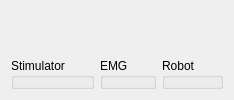
        <widget class="QWidget" name="tab1">
         <attribute name="title">
          <string>Connections</string>
         </attribute>
         <layout class="QVBoxLayout" name="verticalLayout_12">
          <item>
           <layout class="QVBoxLayout" name="verticalLayout_3" stretch="3,2">
            <item>
             <spacer name="verticalSpacer">
              <property name="orientation">
               <enum>Qt::Vertical</enum>
              </property>
              <property name="sizeHint" stdset="0">
               <size>
                <width>20</width>
                <height>40</height>
               </size>
              </property>
             </spacer>
            </item>
            <item>
             <layout class="QHBoxLayout" name="horizontalLayout_18">
              <item>
               <widget class="QGroupBox" name="groupBox_2">
                <property name="title">
                 <string>Stimulator</string>
                </property>
                <widget class="QWidget" name="verticalLayoutWidget_4">
                 <property name="geometry">
                  <rect>
                   <x>10</x>
                   <y>30</y>
                   <width>331</width>
                   <height>141</height>
                  </rect>
                 </property>
                 <layout class="QVBoxLayout" name="verticalLayout_8">
                  <item>
                   <layout class="QHBoxLayout" name="horizontalLayout_12" stretch="2,5">
                    <item>
                     <widget class="QLabel" name="label_20">
                      <property name="font">
                       <font>
                        <pointsize>9</pointsize>
                       </font>
                      </property>
                      <property name="text">
                       <string>Status:</string>
                      </property>
                     </widget>
                    </item>
                    <item>
                     <widget class="QLabel" name="stimStatusLabel">
                      <property name="font">
                       <font>
                        <pointsize>9</pointsize>
                       </font>
                      </property>
                      <property name="text">
                       <string/>
                      </property>
                     </widget>
                    </item>
                   </layout>
                  </item>
                  <item>
                   <layout class="QHBoxLayout" name="horizontalLayout_13" stretch="2,5">
                    <item>
                     <widget class="QLabel" name="label_25">
                      <property name="font">
                       <font>
                        <pointsize>9</pointsize>
                       </font>
                      </property>
                      <property name="text">
                       <string>Message:</string>
                      </property>
                     </widget>
                    </item>
                    <item>
                     <widget class="QLabel" name="stimMessageLabel">
                      <property name="font">
                       <font>
                        <pointsize>9</pointsize>
                       </font>
                      </property>
                      <property name="text">
                       <string/>
                      </property>
                     </widget>
                    </item>
                   </layout>
                  </item>
                  <item>
                   <spacer name="verticalSpacer_5">
                    <property name="orientation">
                     <enum>Qt::Vertical</enum>
                    </property>
                    <property name="sizeHint" stdset="0">
                     <size>
                      <width>20</width>
                      <height>40</height>
                     </size>
                    </property>
                   </spacer>
                  </item>
                  <item>
                   <layout class="QHBoxLayout" name="horizontalLayout_14" stretch="2,1">
                    <item>
                     <widget class="QPushButton" name="stimRecoverButton">
                      <property name="styleSheet">
                       <string notr="true">/* Basic style for QPushButton */
QPushButton {
    background-color: #4A90E2; /* Light blue background */
    color: white; /* White text */
    border: 2px solid #4A90E2; /* Light blue border */
    border-radius: 12px; /* Rounded corners */
    padding: 5px 20px; /* Vertical and horizontal padding */
    font-size: 13px; /* Font size */
    font-weight: bold; /* Bold text */
    text-align: center;
    outline: none; /* Remove the focus outline */

}

/* Hover effect for QPushButton */
QPushButton:hover {
    background-color: #357ABD; /* Darker blue on hover */
    border-color: #357ABD; /* Darker blue border on hover */

}

/* Pressed (active) effect for QPushButton */
QPushButton:pressed {
    background-color: #2C6BA3; /* Even darker blue when pressed */
    border-color: #1F4A7A; /* Darker blue border when pressed */

}

/* Focus effect (when button is focused) */
QPushButton:focus {
    outline: none; /* Remove the default focus outline */
}

/* Disabled button style */
QPushButton:disabled {
    background-color: #A2C8E3; /* Lighter blue background when disabled */
    color: #A6B9C9; /* Light grayish blue text */
    border: 2px solid #A2C8E3; /* Border same as background */

}
</string>
                      </property>
                      <property name="text">
                       <string>Try to reconnect</string>
                      </property>
                     </widget>
                    </item>
                    <item>
                     <spacer name="horizontalSpacer_4">
                      <property name="orientation">
                       <enum>Qt::Horizontal</enum>
                      </property>
                      <property name="sizeHint" stdset="0">
                       <size>
                        <width>40</width>
                        <height>20</height>
                       </size>
                      </property>
                     </spacer>
                    </item>
                   </layout>
                  </item>
                  <item>
                   <layout class="QHBoxLayout" name="horizontalLayout_15" stretch="2,5">
                    <item>
                     <widget class="QLabel" name="label_27">
                      <property name="font">
                       <font>
                        <pointsize>9</pointsize>
                       </font>
                      </property>
                      <property name="text">
                       <string>Last update:</string>
                      </property>
                     </widget>
                    </item>
                    <item>
                     <widget class="QLabel" name="stimLastUpdateLabel">
                      <property name="font">
                       <font>
                        <pointsize>9</pointsize>
                       </font>
                      </property>
                      <property name="text">
                       <string/>
                      </property>
                     </widget>
                    </item>
                   </layout>
                  </item>
                 </layout>
                </widget>
               </widget>
              </item>
              <item>
               <widget class="QGroupBox" name="groupBox_4">
                <property name="title">
                 <string>EMG</string>
                </property>
                <widget class="QWidget" name="verticalLayoutWidget_2">
                 <property name="geometry">
                  <rect>
                   <x>10</x>
                   <y>30</y>
                   <width>331</width>
                   <height>141</height>
                  </rect>
                 </property>
                 <layout class="QVBoxLayout" name="verticalLayout_6">
                  <item>
                   <layout class="QHBoxLayout" name="horizontalLayout_4" stretch="2,5">
                    <item>
                     <widget class="QLabel" name="label_13">
                      <property name="font">
                       <font>
                        <pointsize>9</pointsize>
                       </font>
                      </property>
                      <property name="text">
                       <string>Status:</string>
                      </property>
                     </widget>
                    </item>
                    <item>
                     <widget class="QLabel" name="emgStatusLabel">
                      <property name="font">
                       <font>
                        <pointsize>9</pointsize>
                       </font>
                      </property>
                      <property name="text">
                       <string/>
                      </property>
                     </widget>
                    </item>
                   </layout>
                  </item>
                  <item>
                   <layout class="QHBoxLayout" name="horizontalLayout_5" stretch="2,5">
                    <item>
                     <widget class="QLabel" name="label_16">
                      <property name="font">
                       <font>
                        <pointsize>9</pointsize>
                       </font>
                      </property>
                      <property name="text">
                       <string>Message:</string>
                      </property>
                     </widget>
                    </item>
                    <item>
                     <widget class="QLabel" name="emgMessageLabel">
                      <property name="font">
                       <font>
                        <pointsize>9</pointsize>
                       </font>
                      </property>
                      <property name="text">
                       <string/>
                      </property>
                     </widget>
                    </item>
                   </layout>
                  </item>
                  <item>
                   <spacer name="verticalSpacer_3">
                    <property name="orientation">
                     <enum>Qt::Vertical</enum>
                    </property>
                    <property name="sizeHint" stdset="0">
                     <size>
                      <width>20</width>
                      <height>40</height>
                     </size>
                    </property>
                   </spacer>
                  </item>
                  <item>
                   <layout class="QHBoxLayout" name="horizontalLayout_7" stretch="2,1">
                    <item>
                     <widget class="QPushButton" name="emgRecoverButton">
                      <property name="styleSheet">
                       <string notr="true">/* Basic style for QPushButton */
QPushButton {
    background-color: #4A90E2; /* Light blue background */
    color: white; /* White text */
    border: 2px solid #4A90E2; /* Light blue border */
    border-radius: 12px; /* Rounded corners */
    padding: 5px 20px; /* Vertical and horizontal padding */
    font-size: 13px; /* Font size */
    font-weight: bold; /* Bold text */
    text-align: center;
    outline: none; /* Remove the focus outline */

}

/* Hover effect for QPushButton */
QPushButton:hover {
    background-color: #357ABD; /* Darker blue on hover */
    border-color: #357ABD; /* Darker blue border on hover */

}

/* Pressed (active) effect for QPushButton */
QPushButton:pressed {
    background-color: #2C6BA3; /* Even darker blue when pressed */
    border-color: #1F4A7A; /* Darker blue border when pressed */

}

/* Focus effect (when button is focused) */
QPushButton:focus {
    outline: none; /* Remove the default focus outline */
}

/* Disabled button style */
QPushButton:disabled {
    background-color: #A2C8E3; /* Lighter blue background when disabled */
    color: #A6B9C9; /* Light grayish blue text */
    border: 2px solid #A2C8E3; /* Border same as background */

}
</string>
                      </property>
                      <property name="text">
                       <string>Try to reconnect</string>
                      </property>
                     </widget>
                    </item>
                    <item>
                     <spacer name="horizontalSpacer_2">
                      <property name="orientation">
                       <enum>Qt::Horizontal</enum>
                      </property>
                      <property name="sizeHint" stdset="0">
                       <size>
                        <width>40</width>
                        <height>20</height>
                       </size>
                      </property>
                     </spacer>
                    </item>
                   </layout>
                  </item>
                  <item>
                   <layout class="QHBoxLayout" name="horizontalLayout_6" stretch="2,5">
                    <item>
                     <widget class="QLabel" name="label_18">
                      <property name="font">
                       <font>
                        <pointsize>9</pointsize>
                       </font>
                      </property>
                      <property name="text">
                       <string>Last update:</string>
                      </property>
                     </widget>
                    </item>
                    <item>
                     <widget class="QLabel" name="emgLastUpdateLabel">
                      <property name="font">
                       <font>
                        <pointsize>9</pointsize>
                       </font>
                      </property>
                      <property name="text">
                       <string/>
                      </property>
                     </widget>
                    </item>
                   </layout>
                  </item>
                 </layout>
                </widget>
               </widget>
              </item>
              <item>
               <widget class="QGroupBox" name="groupBox_3">
                <property name="title">
                 <string>Robot</string>
                </property>
                <widget class="QWidget" name="verticalLayoutWidget_3">
                 <property name="geometry">
                  <rect>
                   <x>10</x>
                   <y>30</y>
                   <width>331</width>
                   <height>141</height>
                  </rect>
                 </property>
                 <layout class="QVBoxLayout" name="verticalLayout_7">
                  <item>
                   <layout class="QHBoxLayout" name="horizontalLayout_8" stretch="2,5">
                    <item>
                     <widget class="QLabel" name="label_19">
                      <property name="font">
                       <font>
                        <pointsize>9</pointsize>
                       </font>
                      </property>
                      <property name="text">
                       <string>Status:</string>
                      </property>
                     </widget>
                    </item>
                    <item>
                     <widget class="QLabel" name="robotStatusLabel">
                      <property name="font">
                       <font>
                        <pointsize>9</pointsize>
                       </font>
                      </property>
                      <property name="text">
                       <string/>
                      </property>
                     </widget>
                    </item>
                   </layout>
                  </item>
                  <item>
                   <layout class="QHBoxLayout" name="horizontalLayout_9" stretch="2,5">
                    <item>
                     <widget class="QLabel" name="label_21">
                      <property name="font">
                       <font>
                        <pointsize>9</pointsize>
                       </font>
                      </property>
                      <property name="text">
                       <string>Message:</string>
                      </property>
                     </widget>
                    </item>
                    <item>
                     <widget class="QLabel" name="robotMessageLabel">
                      <property name="font">
                       <font>
                        <pointsize>9</pointsize>
                       </font>
                      </property>
                      <property name="text">
                       <string/>
                      </property>
                     </widget>
                    </item>
                   </layout>
                  </item>
                  <item>
                   <spacer name="verticalSpacer_4">
                    <property name="orientation">
                     <enum>Qt::Vertical</enum>
                    </property>
                    <property name="sizeHint" stdset="0">
                     <size>
                      <width>20</width>
                      <height>40</height>
                     </size>
                    </property>
                   </spacer>
                  </item>
                  <item>
                   <layout class="QHBoxLayout" name="horizontalLayout_10" stretch="2,1">
                    <item>
                     <widget class="QPushButton" name="robotRecoverButton">
                      <property name="styleSheet">
                       <string notr="true">/* Basic style for QPushButton */
QPushButton {
    background-color: #4A90E2; /* Light blue background */
    color: white; /* White text */
    border: 2px solid #4A90E2; /* Light blue border */
    border-radius: 12px; /* Rounded corners */
    padding: 5px 20px; /* Vertical and horizontal padding */
    font-size: 13px; /* Font size */
    font-weight: bold; /* Bold text */
    text-align: center;
    outline: none; /* Remove the focus outline */

}

/* Hover effect for QPushButton */
QPushButton:hover {
    background-color: #357ABD; /* Darker blue on hover */
    border-color: #357ABD; /* Darker blue border on hover */

}

/* Pressed (active) effect for QPushButton */
QPushButton:pressed {
    background-color: #2C6BA3; /* Even darker blue when pressed */
    border-color: #1F4A7A; /* Darker blue border when pressed */

}

/* Focus effect (when button is focused) */
QPushButton:focus {
    outline: none; /* Remove the default focus outline */
}

/* Disabled button style */
QPushButton:disabled {
    background-color: #A2C8E3; /* Lighter blue background when disabled */
    color: #A6B9C9; /* Light grayish blue text */
    border: 2px solid #A2C8E3; /* Border same as background */

}
</string>
                      </property>
                      <property name="text">
                       <string>Restart Robot Connection</string>
                      </property>
                     </widget>
                    </item>
                    <item>
                     <spacer name="horizontalSpacer_3">
                      <property name="orientation">
                       <enum>Qt::Horizontal</enum>
                      </property>
                      <property name="sizeHint" stdset="0">
                       <size>
                        <width>40</width>
                        <height>20</height>
                       </size>
                      </property>
                     </spacer>
                    </item>
                   </layout>
                  </item>
                  <item>
                   <layout class="QHBoxLayout" name="horizontalLayout_11" stretch="2,5">
                    <item>
                     <widget class="QLabel" name="label_23">
                      <property name="font">
                       <font>
                        <pointsize>9</pointsize>
                       </font>
                      </property>
                      <property name="text">
                       <string>Last update:</string>
                      </property>
                     </widget>
                    </item>
                    <item>
                     <widget class="QLabel" name="robotLastUpdateLabel">
                      <property name="font">
                       <font>
                        <pointsize>9</pointsize>
                       </font>
                      </property>
                      <property name="text">
                       <string/>
                      </property>
                     </widget>
                    </item>
                   </layout>
                  </item>
                 </layout>
                </widget>
               </widget>
              </item>
             </layout>
            </item>
           </layout>
          </item>
         </layout>
        </widget>
